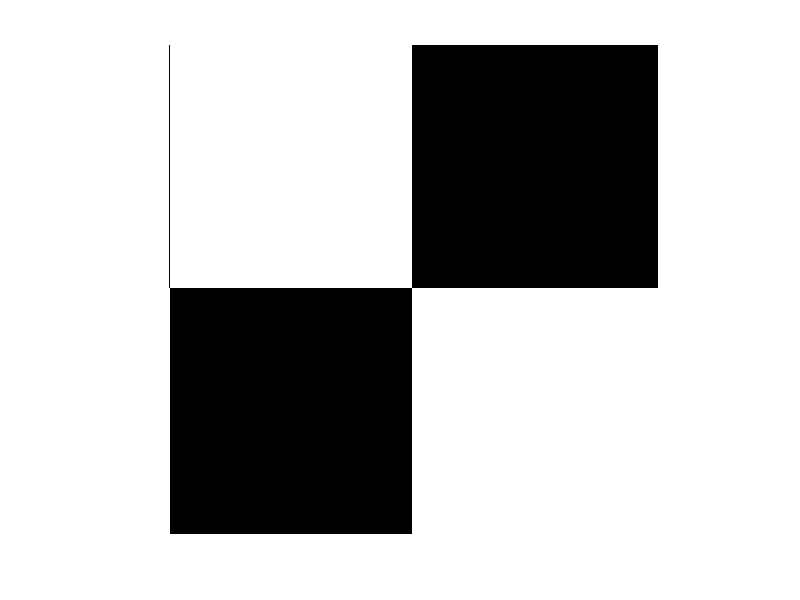

This figure's MATLAB source:
clc;clear;close all;
B = zeros(256);
B(1:128,1:128)=256;
B(1:128,128:256)=0;
B(128:256,1:128)=0;
B(128:256,128:256)=256;
imshow(B,[]);